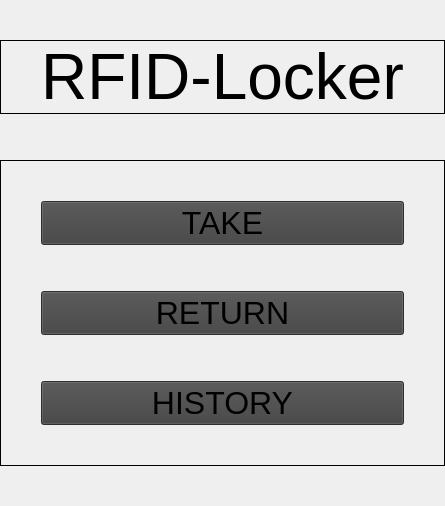
         <widget class="QWidget" name="menuPage">
          <layout class="QVBoxLayout" name="verticalLayout_2">
           <property name="leftMargin">
            <number>0</number>
           </property>
           <property name="topMargin">
            <number>0</number>
           </property>
           <property name="rightMargin">
            <number>0</number>
           </property>
           <property name="bottomMargin">
            <number>0</number>
           </property>
           <item>
            <spacer name="verticalSpacer_3">
             <property name="orientation">
              <enum>Qt::Orientation::Vertical</enum>
             </property>
             <property name="sizeType">
              <enum>QSizePolicy::Policy::Preferred</enum>
             </property>
             <property name="sizeHint" stdset="0">
              <size>
               <width>20</width>
               <height>40</height>
              </size>
             </property>
            </spacer>
           </item>
           <item>
            <widget class="QFrame" name="menuLableFrame">
             <property name="frameShape">
              <enum>QFrame::Shape::Box</enum>
             </property>
             <property name="frameShadow">
              <enum>QFrame::Shadow::Plain</enum>
             </property>
             <layout class="QHBoxLayout" name="horizontalLayout">
              <property name="leftMargin">
               <number>0</number>
              </property>
              <property name="topMargin">
               <number>0</number>
              </property>
              <property name="rightMargin">
               <number>0</number>
              </property>
              <property name="bottomMargin">
               <number>0</number>
              </property>
              <item>
               <spacer name="horizontalSpacer">
                <property name="orientation">
                 <enum>Qt::Orientation::Horizontal</enum>
                </property>
                <property name="sizeHint" stdset="0">
                 <size>
                  <width>40</width>
                  <height>20</height>
                 </size>
                </property>
               </spacer>
              </item>
              <item>
               <widget class="QLabel" name="label">
                <property name="sizePolicy">
                 <sizepolicy hsizetype="Expanding" vsizetype="Expanding">
                  <horstretch>0</horstretch>
                  <verstretch>0</verstretch>
                 </sizepolicy>
                </property>
                <property name="font">
                 <font>
                  <pointsize>48</pointsize>
                 </font>
                </property>
                <property name="text">
                 <string>RFID-Locker</string>
                </property>
                <property name="textFormat">
                 <enum>Qt::TextFormat::AutoText</enum>
                </property>
                <property name="scaledContents">
                 <bool>false</bool>
                </property>
                <property name="alignment">
                 <set>Qt::AlignmentFlag::AlignCenter</set>
                </property>
                <property name="wordWrap">
                 <bool>false</bool>
                </property>
                <property name="indent">
                 <number>-1</number>
                </property>
               </widget>
              </item>
              <item>
               <spacer name="horizontalSpacer_2">
                <property name="orientation">
                 <enum>Qt::Orientation::Horizontal</enum>
                </property>
                <property name="sizeHint" stdset="0">
                 <size>
                  <width>40</width>
                  <height>20</height>
                 </size>
                </property>
               </spacer>
              </item>
             </layout>
            </widget>
           </item>
           <item>
            <spacer name="verticalSpacer_2">
             <property name="orientation">
              <enum>Qt::Orientation::Vertical</enum>
             </property>
             <property name="sizeType">
              <enum>QSizePolicy::Policy::Preferred</enum>
             </property>
             <property name="sizeHint" stdset="0">
              <size>
               <width>20</width>
               <height>40</height>
              </size>
             </property>
            </spacer>
           </item>
           <item>
            <widget class="QFrame" name="menuButtonFrame">
             <property name="sizePolicy">
              <sizepolicy hsizetype="Expanding" vsizetype="Expanding">
               <horstretch>0</horstretch>
               <verstretch>0</verstretch>
              </sizepolicy>
             </property>
             <property name="cursor">
              <cursorShape>ArrowCursor</cursorShape>
             </property>
             <property name="frameShape">
              <enum>QFrame::Shape::Box</enum>
             </property>
             <property name="frameShadow">
              <enum>QFrame::Shadow::Plain</enum>
             </property>
             <layout class="QGridLayout" name="gridLayout">
              <property name="leftMargin">
               <number>0</number>
              </property>
              <property name="topMargin">
               <number>0</number>
              </property>
              <property name="rightMargin">
               <number>0</number>
              </property>
              <property name="bottomMargin">
               <number>0</number>
              </property>
              <item row="4" column="2">
               <spacer name="horizontalSpacer_8">
                <property name="orientation">
                 <enum>Qt::Orientation::Horizontal</enum>
                </property>
                <property name="sizeType">
                 <enum>QSizePolicy::Policy::Preferred</enum>
                </property>
                <property name="sizeHint" stdset="0">
                 <size>
                  <width>40</width>
                  <height>20</height>
                 </size>
                </property>
               </spacer>
              </item>
              <item row="6" column="2">
               <spacer name="horizontalSpacer_7">
                <property name="orientation">
                 <enum>Qt::Orientation::Horizontal</enum>
                </property>
                <property name="sizeType">
                 <enum>QSizePolicy::Policy::Preferred</enum>
                </property>
                <property name="sizeHint" stdset="0">
                 <size>
                  <width>40</width>
                  <height>20</height>
                 </size>
                </property>
               </spacer>
              </item>
              <item row="6" column="0">
               <spacer name="horizontalSpacer_6">
                <property name="orientation">
                 <enum>Qt::Orientation::Horizontal</enum>
                </property>
                <property name="sizeType">
                 <enum>QSizePolicy::Policy::Preferred</enum>
                </property>
                <property name="sizeHint" stdset="0">
                 <size>
                  <width>40</width>
                  <height>20</height>
                 </size>
                </property>
               </spacer>
              </item>
              <item row="2" column="2">
               <spacer name="horizontalSpacer_3">
                <property name="orientation">
                 <enum>Qt::Orientation::Horizontal</enum>
                </property>
                <property name="sizeType">
                 <enum>QSizePolicy::Policy::Preferred</enum>
                </property>
                <property name="sizeHint" stdset="0">
                 <size>
                  <width>40</width>
                  <height>20</height>
                 </size>
                </property>
               </spacer>
              </item>
              <item row="2" column="0">
               <spacer name="horizontalSpacer_4">
                <property name="orientation">
                 <enum>Qt::Orientation::Horizontal</enum>
                </property>
                <property name="sizeType">
                 <enum>QSizePolicy::Policy::Preferred</enum>
                </property>
                <property name="sizeHint" stdset="0">
                 <size>
                  <width>40</width>
                  <height>20</height>
                 </size>
                </property>
               </spacer>
              </item>
              <item row="7" column="1">
               <spacer name="verticalSpacer_5">
                <property name="orientation">
                 <enum>Qt::Orientation::Vertical</enum>
                </property>
                <property name="sizeType">
                 <enum>QSizePolicy::Policy::Preferred</enum>
                </property>
                <property name="sizeHint" stdset="0">
                 <size>
                  <width>20</width>
                  <height>40</height>
                 </size>
                </property>
               </spacer>
              </item>
              <item row="6" column="1">
               <widget class="QPushButton" name="historyPushButton">
                <property name="sizePolicy">
                 <sizepolicy hsizetype="Expanding" vsizetype="Expanding">
                  <horstretch>0</horstretch>
                  <verstretch>0</verstretch>
                 </sizepolicy>
                </property>
                <property name="font">
                 <font>
                  <pointsize>24</pointsize>
                 </font>
                </property>
                <property name="cursor">
                 <cursorShape>PointingHandCursor</cursorShape>
                </property>
                <property name="styleSheet">
                 <string notr="true">background-color: rgb(65, 65, 65);</string>
                </property>
                <property name="text">
                 <string>HISTORY</string>
                </property>
               </widget>
              </item>
              <item row="3" column="1">
               <spacer name="verticalSpacer_7">
                <property name="orientation">
                 <enum>Qt::Orientation::Vertical</enum>
                </property>
                <property name="sizeType">
                 <enum>QSizePolicy::Policy::Preferred</enum>
                </property>
                <property name="sizeHint" stdset="0">
                 <size>
                  <width>20</width>
                  <height>40</height>
                 </size>
                </property>
               </spacer>
              </item>
              <item row="4" column="1">
               <widget class="QPushButton" name="returnPushButton">
                <property name="sizePolicy">
                 <sizepolicy hsizetype="Expanding" vsizetype="Expanding">
                  <horstretch>0</horstretch>
                  <verstretch>0</verstretch>
                 </sizepolicy>
                </property>
                <property name="font">
                 <font>
                  <pointsize>24</pointsize>
                 </font>
                </property>
                <property name="cursor">
                 <cursorShape>PointingHandCursor</cursorShape>
                </property>
                <property name="styleSheet">
                 <string notr="true">background-color: rgb(65, 65, 65);</string>
                </property>
                <property name="text">
                 <string>RETURN</string>
                </property>
               </widget>
              </item>
              <item row="2" column="1">
               <widget class="QPushButton" name="takePushButton">
                <property name="sizePolicy">
                 <sizepolicy hsizetype="Expanding" vsizetype="Expanding">
                  <horstretch>0</horstretch>
                  <verstretch>0</verstretch>
                 </sizepolicy>
                </property>
                <property name="font">
                 <font>
                  <pointsize>24</pointsize>
                 </font>
                </property>
                <property name="cursor">
                 <cursorShape>PointingHandCursor</cursorShape>
                </property>
                <property name="styleSheet">
                 <string notr="true">background-color: rgb(65, 65, 65);</string>
                </property>
                <property name="text">
                 <string>TAKE</string>
                </property>
               </widget>
              </item>
              <item row="4" column="0">
               <spacer name="horizontalSpacer_5">
                <property name="orientation">
                 <enum>Qt::Orientation::Horizontal</enum>
                </property>
                <property name="sizeType">
                 <enum>QSizePolicy::Policy::Preferred</enum>
                </property>
                <property name="sizeHint" stdset="0">
                 <size>
                  <width>40</width>
                  <height>20</height>
                 </size>
                </property>
               </spacer>
              </item>
              <item row="5" column="1">
               <spacer name="verticalSpacer_6">
                <property name="orientation">
                 <enum>Qt::Orientation::Vertical</enum>
                </property>
                <property name="sizeType">
                 <enum>QSizePolicy::Policy::Preferred</enum>
                </property>
                <property name="sizeHint" stdset="0">
                 <size>
                  <width>20</width>
                  <height>40</height>
                 </size>
                </property>
               </spacer>
              </item>
              <item row="1" column="1">
               <spacer name="verticalSpacer_4">
                <property name="orientation">
                 <enum>Qt::Orientation::Vertical</enum>
                </property>
                <property name="sizeType">
                 <enum>QSizePolicy::Policy::Preferred</enum>
                </property>
                <property name="sizeHint" stdset="0">
                 <size>
                  <width>20</width>
                  <height>40</height>
                 </size>
                </property>
               </spacer>
              </item>
             </layout>
            </widget>
           </item>
           <item>
            <spacer name="verticalSpacer">
             <property name="orientation">
              <enum>Qt::Orientation::Vertical</enum>
             </property>
             <property name="sizeType">
              <enum>QSizePolicy::Policy::Preferred</enum>
             </property>
             <property name="sizeHint" stdset="0">
              <size>
               <width>20</width>
               <height>40</height>
              </size>
             </property>
            </spacer>
           </item>
          </layout>
         </widget>
